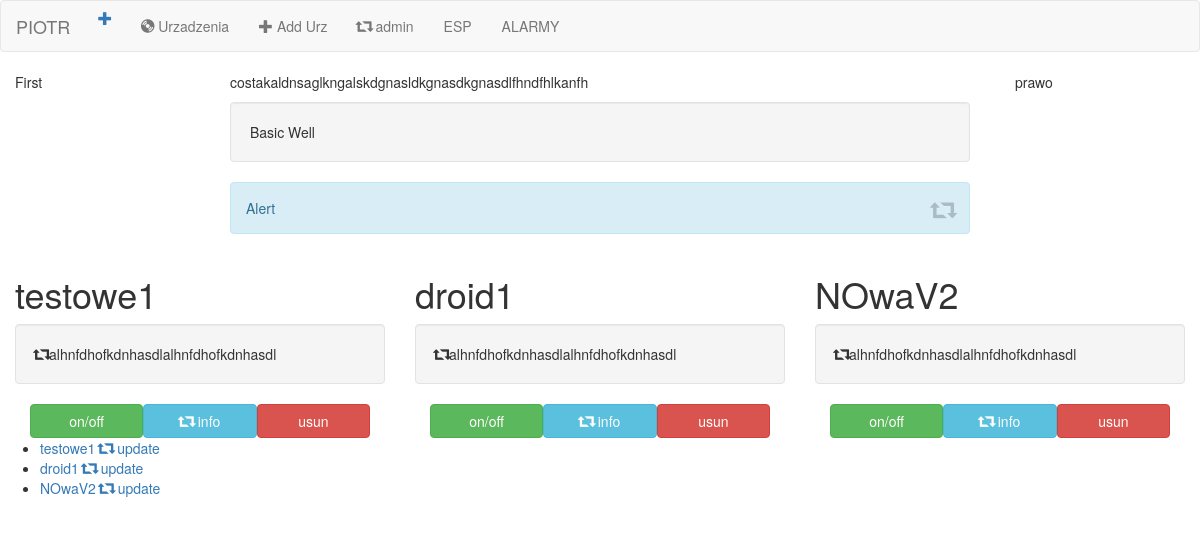
The app's page /esp/ with its own data.
### esp/models.py (models this page shows, shortened)
class Urzadzenie(models.Model):
    nr_ser = models.CharField(max_length=100)
    Nazwa = models.CharField(max_length=250)
    Seria = models.CharField(max_length=250)

### esp/views.py (the view)
# urls.py: path('', views.IndexView.as_view(), name='index'),
class IndexView(generic.ListView):
    template_name = 'esp/index.html'
    context_object_name = 'all_urzadzenia'
    def get_queryset(self):
        return Urzadzenie.objects.all()

### esp/templates/esp/index.html (shortened to what this page needs)
{% extends 'esp/base.html' %}
 {% block body %}
<div class="container-fluid">
    <div class="row">
        <div class="col-md-2">First</div>
        <div class="col-md-8">
            <div class="container-fluid">
                <p>costakaldnsaglkngalskdgnasldkgnasdkgnasdlfhndfhlkanfh</p>
                <div class="well">Basic Well</div>
                <div class="alert alert-info"><a href="#" class="close" data-dismiss="alert" aria-label="close"><span class="glyphicon glyphicon-retweet"></span></a>Alert</div>
            </div>
        </div>
        <div class="col-md-2">prawo</div>
    </div>
</div>
<div class="container-fluid">
    <div class="row">
        {% for urzadzenie in all_urzadzenia %}
        <div class="col-sm-4">
            <h1>{{urzadzenie.Nazwa}}</h1>
            <div class="well"> <span class="glyphicon glyphicon-retweet"></span>alhnfdhofkdnhasdlalhnfdhofkdnhasdl</div>
            <div class="container-fluid ">
                <div class="col-sm-4 przyciski">
                    <a href="#" class="btn btn-success btn-block"> on/off </a>
                </div>
                <div class="col-sm-4 przyciski">
                    <a href="{% url 'esp:detail' urzadzenie.id %}" class="btn btn-info btn-block"> <span class="glyphicon glyphicon-retweet"></span> info
                    </a>
                </div>
                <div class="col-sm-4 przyciski">
                    <a href="{% url 'esp:urzadzenie-delete' urzadzenie.id %}" class="btn btn-danger btn-block"> usun </a>
                </div>
            </div>
        </div>
        {% endfor %}
    </div>
</div>
<ul>
    {% for urzadzenie in all_urzadzenia %}
    <li>
        <div>
            <a href="{% url 'esp:detail' urzadzenie.id %}">{{urzadzenie.Nazwa}}</a>
            <a href="{% url 'esp:urzadzenie-update' urzadzenie.id %}">
                <span class="glyphicon glyphicon-retweet"></span> update
            </a>
        </div>
    </li>
    {% endfor %}
</ul>
{% endblock %}

### esp/static/esp/sidebar.css (style rules this page uses)
.przyciski { padding: 0; }

### records on screen
Urzadzenie: Nazwa "testowe1"
Urzadzenie: Nazwa "droid1"
Urzadzenie: Nazwa "NOwaV2"
